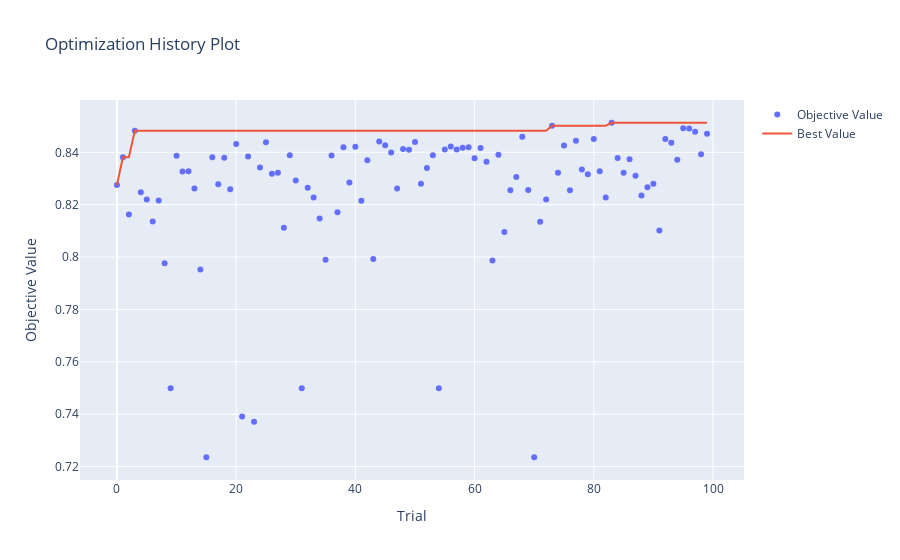

Notebook cell for this chart:
### Code cell
# Visualizing optimization
optuna.visualization.plot_optimization_history(study)
